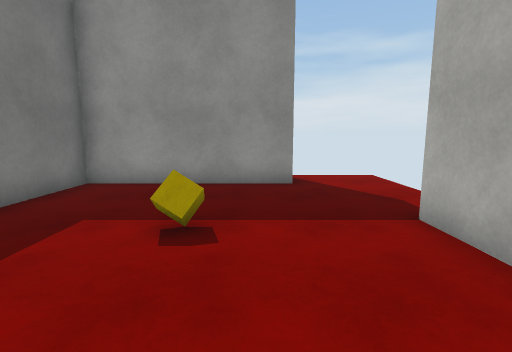
View 1 (above)

17 first-person views from a walk through a Unity game level. The camera is 1.3 m above the floor, tilts 8° down and sees 85° across. The floor is counted in squares, 1 m on a side. Each view is taken from the middle of a square. On the plan, view 1 faces up. The plan holds only what a view shows up to about 13 squares ahead; the rest is blank. The player is left out. Surface patterns are stand-ins for the level's own textures.

View 2
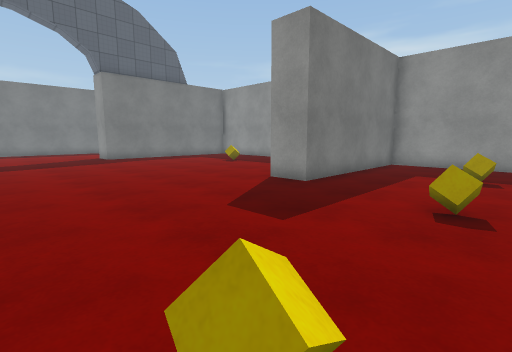

View 3
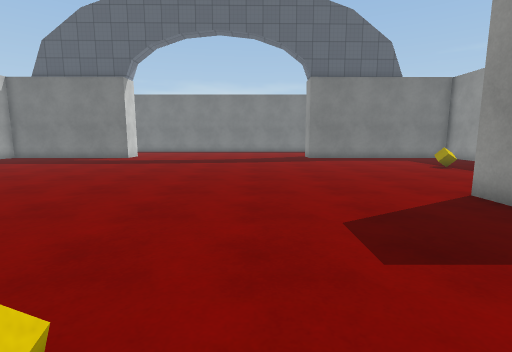

View 4
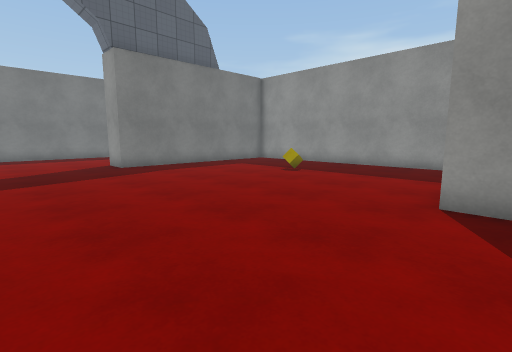

View 5
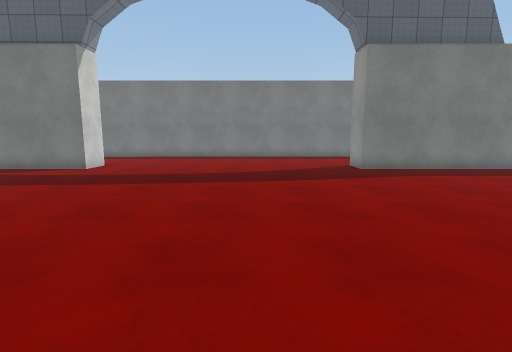

View 6
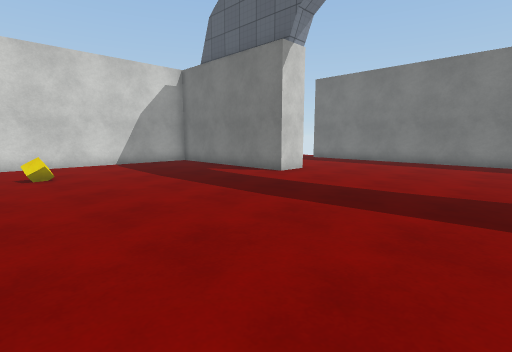

View 7
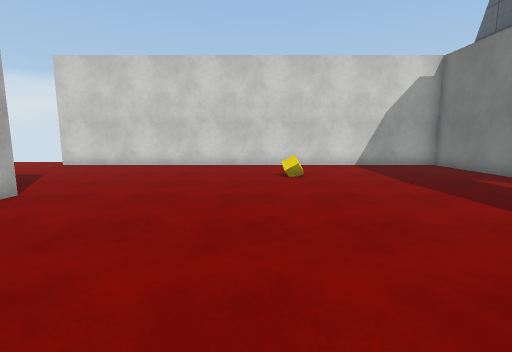

View 8
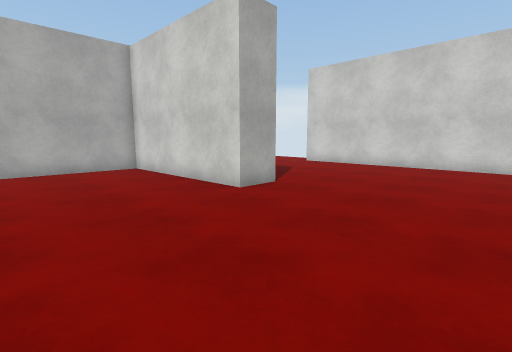

View 9
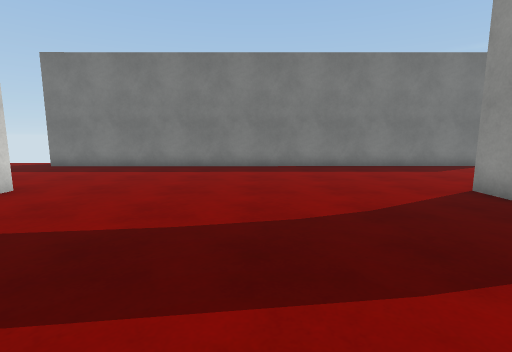

View 10
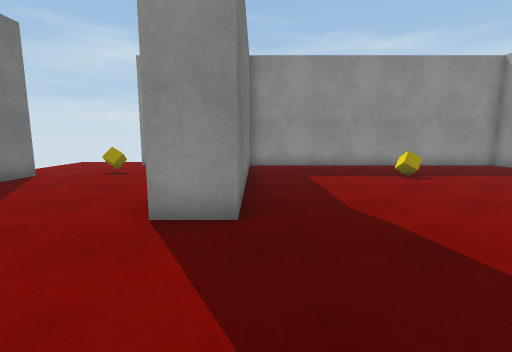

View 11
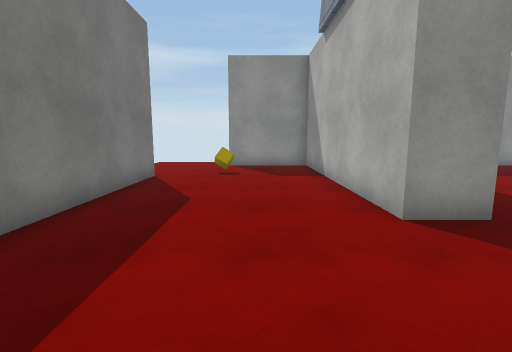

View 12
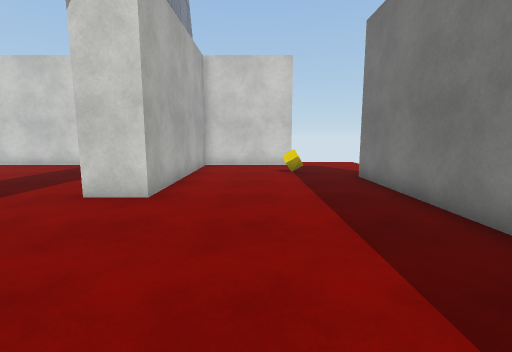

View 13
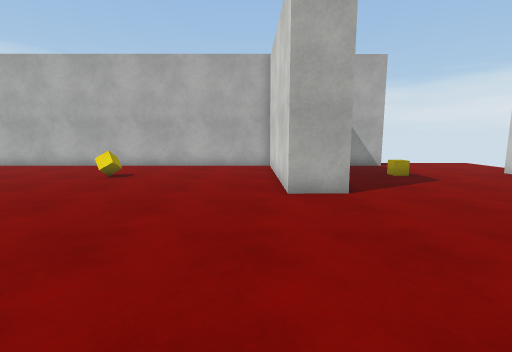

View 14
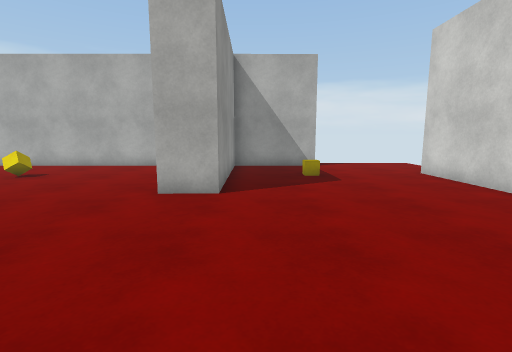

View 15
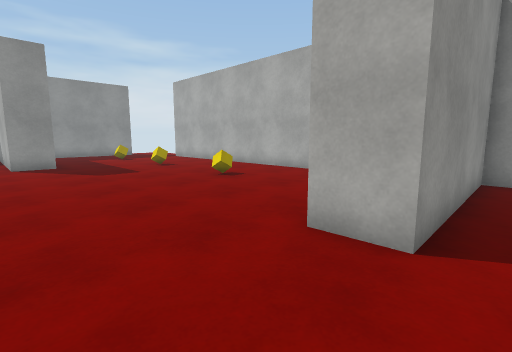

View 16
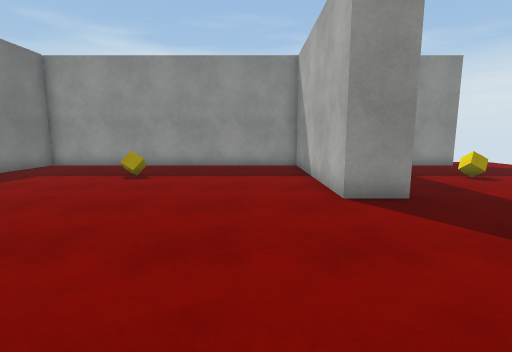

View 17
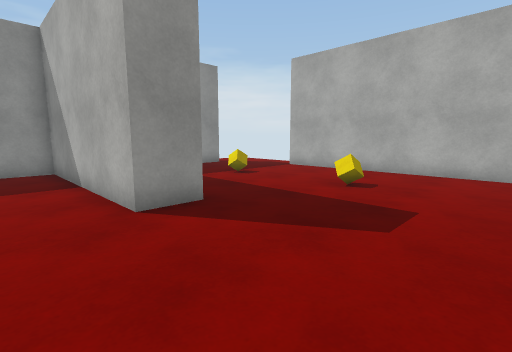

### Floor plan
Points are (right, up) in squares from view 1. A wall is a line through its corners. A room is listed if a view was taken in it or the views show most of it. See-through windows are left out.
Room 1 (views 1, 2, 3, 4, 5, 6, 7, 8, 9, 10, 11, 12, 13, 14, 15, 16, 17)
walls: (2.6, -15.8) (2.6, -12) (-3.7, -12.1) (-3.7, -10.7) (2.6, -10.6) (2.6, 4.4); (-24.4, 4.4) (-24.4, -15.1); (-22.8, -18.9) (-18.7, -18.9) (-18.7, -11.9) (-17.3, -11.9) (-17.3, -18.9) (0, -18.9); (1.1, 7.8) (-4.7, 7.8) (-4.7, 0.8) (-6.1, 0.8) (-6.1, 7.8) (-17.3, 7.8) (-17.3, -0.7) (-18.7, -0.7) (-18.7, 7.8) (-22.2, 7.8)
objects: other object (-22, -16); other object (-22, 5); other object (-12, 4); other object (-10, -15); other object (-1, -5); other object (-1, 0); other object (-1, 4); other object (0, -15)

Positions as (right, up) in squares from view 1, and headings:
1: (0, 0), facing up
2: (0, -6), facing up-left
3: (0, -4), facing left
4: (-5, -5), facing up-left
5: (-6, -5), facing left
6: (-9, -5), facing down-left
7: (-9, -6), facing down
8: (-9, -6), facing down-right
9: (-12, -6), facing left
10: (-17, -5), facing up
11: (-21, -5), facing up
12: (-21, -6), facing down
13: (-10, -10), facing right
14: (-10, -13), facing right
15: (-7, -13), facing up-right
16: (-8, -5), facing up
17: (-8, -4), facing up-right
